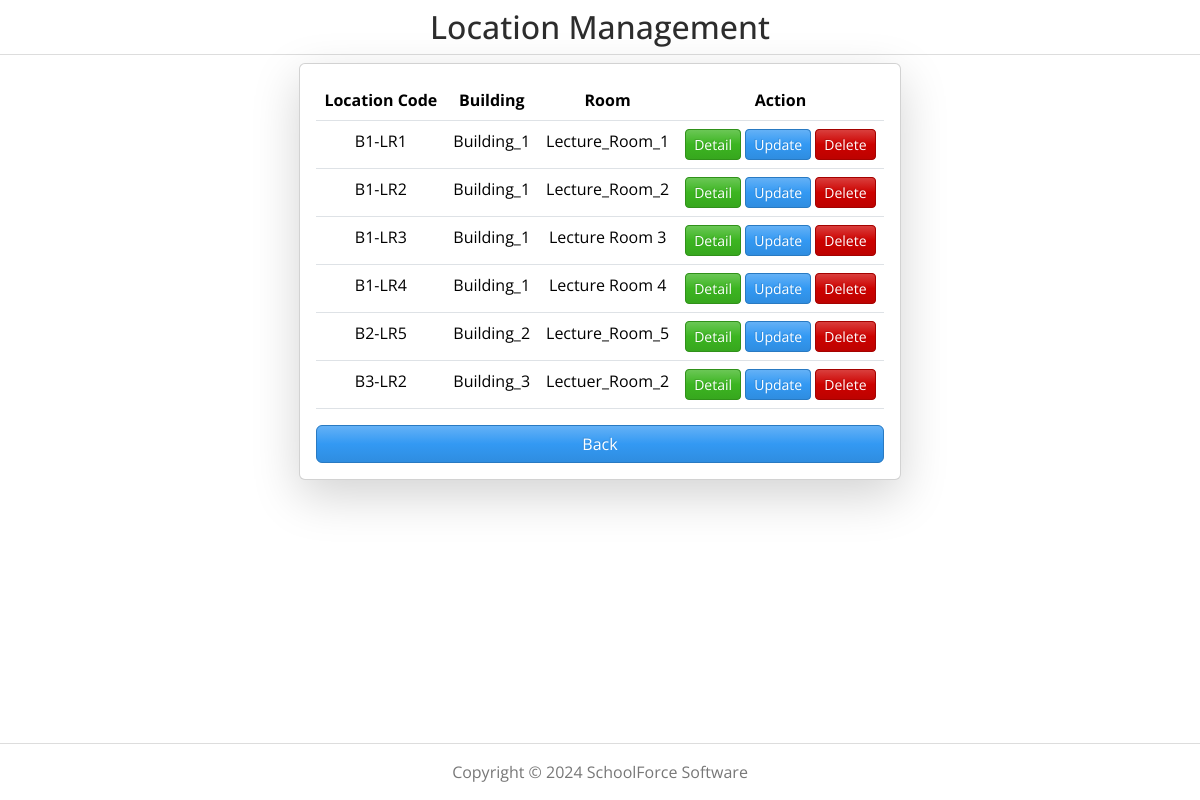
Screenshot of /location_list/ (signed in) with the database file from the repository.
### cmsmain/models.py (models this page shows, shortened)
class Location(models.Model):
    location_code = models.CharField(max_length=10, unique=True, null=True, blank=True)
    building = models.CharField(max_length=20, null=True, blank=True)
    room = models.CharField(max_length=20, null=True, blank=True)

### cmsmain/views.py (the view)
# urls.py: path('location_list/', views.LocationListView.as_view(), name='location_list'),
@method_decorator(login_required, name='dispatch')
class LocationListView(ListView):
    model = Location
    template_name = 'app_location/location_list.html'

### cmsmain/templates/app_location/location_list.html
{% extends 'cmsmain/base.html' %}
{% load static %}
{% block content %}
<h2 class="text-center mt-2">Location Management</h2>
<hr class="mt-0 mb-2">
<div class="d-flex justify-content-center">
    <div class="row">
        <div class="col col-md">
            <div class="card card-body shadow-lg bg-body rounded">
                <table class="table">
                    <tr>
                        <th> Location Code</th>
                        <th> Building</th>
                        <th> Room</th>
                        <th> Action</th>
                    </tr>
                    {% for location in location_list %}
                        <tr>
                            <td> {{location.location_code}} </td>
                            <td> {{location.building}} </td>
                            <td> {{location.room}} </td>
                            <td>
                                <a class="btn btn-success btn-sm" href="{% url 'location_detail' location.id %}">Detail</a>
                                <a class="btn btn-info btn-sm" href="{% url 'location_update' location.id %}">Update</a>
                                <a class="btn btn-danger btn-sm" href="{% url 'location_delete' location.id %}">Delete</a>
                            </td>
                        </tr>
                    {% endfor %}
                </table>
                <a class="btn btn-info" href="{% url 'custom_page' %}">Back</a>
            </div>
        </div>
    </div>
</div>
{% endblock %}

### cmsmain/templates/cmsmain/base.html (style rules this page uses)
.wrapper { min-height: 100vh; display: flex; flex-direction: column; }
table tr th { font-size: 16px; font-weight: bold; }

### rows the page displays
Location: location_code "B1-LR1", building "Building_1", room "Lecture_Room_1"
Location: location_code "B1-LR2", building "Building_1", room "Lecture_Room_2"
Location: location_code "B1-LR3", building "Building_1", room "Lecture Room 3"
Location: location_code "B1-LR4", building "Building_1", room "Lecture Room 4"
Location: location_code "B2-LR5", building "Building_2", room "Lecture_Room_5"
Location: location_code "B3-LR2", building "Building_3", room "Lectuer_Room_2"
